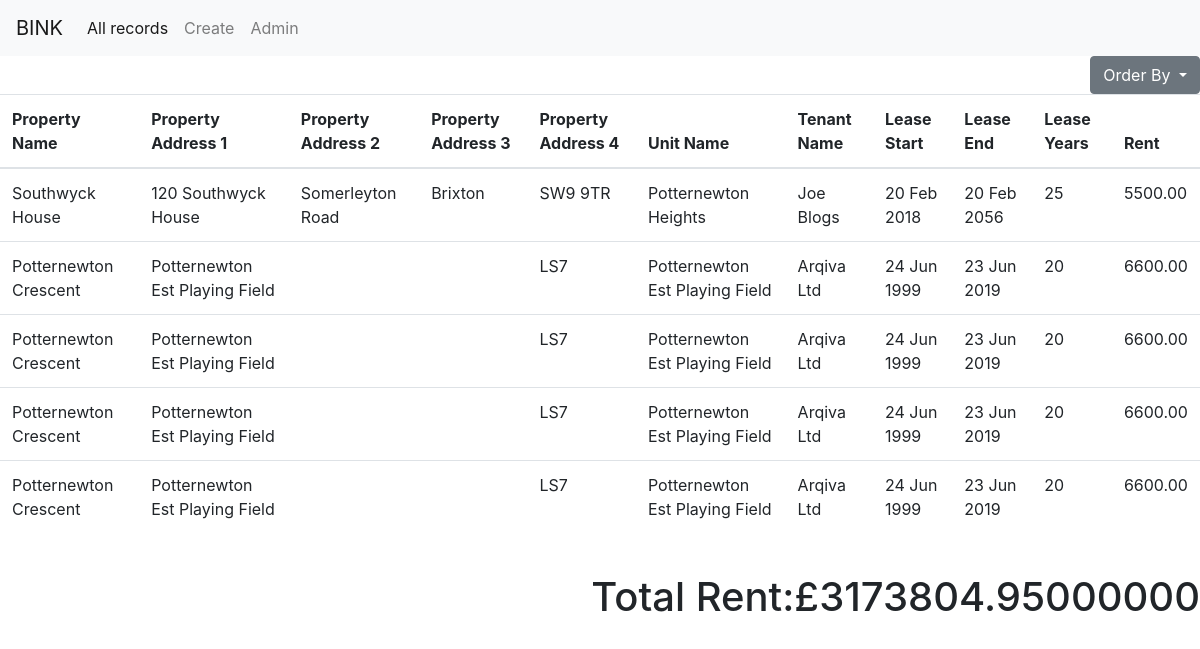
The page /mobile/ on the database as committed earlier.
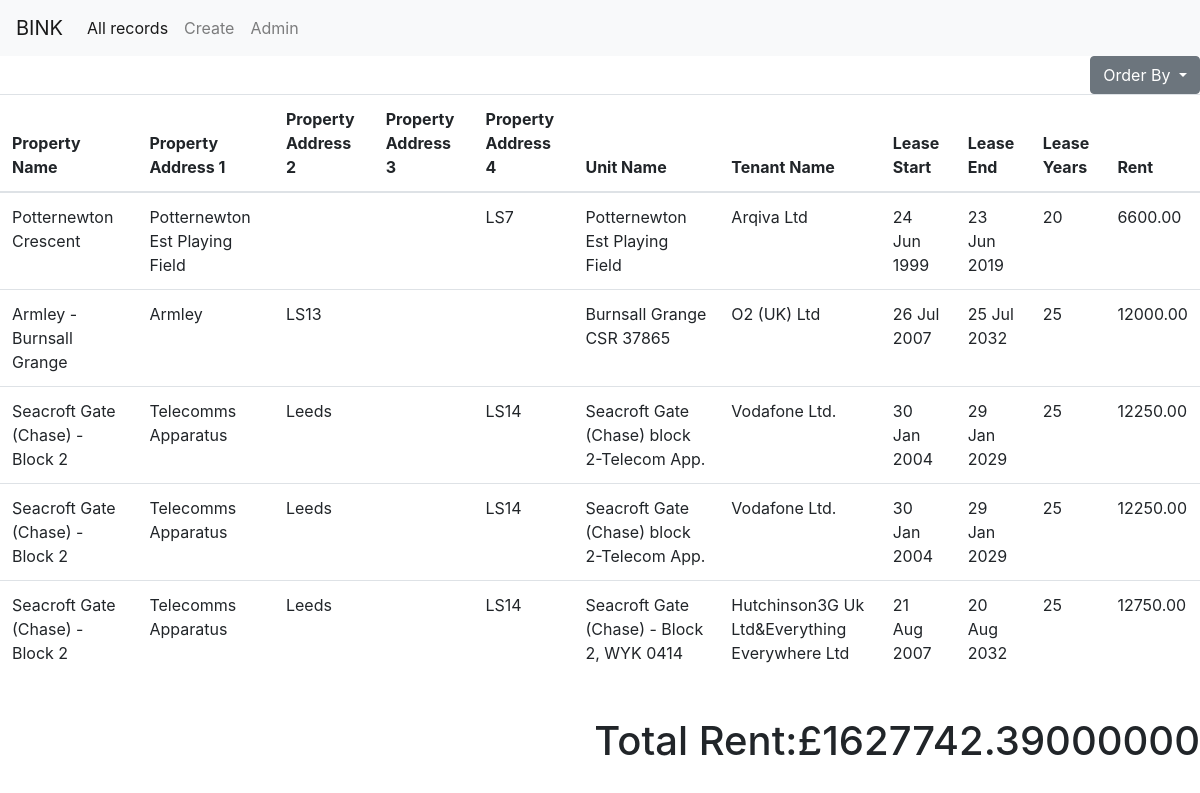
The same page on the database as committed later.
### mobile/models.py (models this page shows, shortened)
class Stats(models.Model):
    property_name = models.CharField(max_length=50)
    property_address1 = models.CharField(max_length=50)
    property_address2 = models.CharField(max_length=20)
    property_address3 = models.CharField(max_length=10)
    property_address4 = models.CharField(max_length=10)
    unit_name = models.CharField(max_length=260)
    tenant_name = models.CharField(max_length=150)
    lease_start = models.CharField(max_length=25)
    lease_end = models.CharField(max_length=25)
    lease_years = models.IntegerField()
    current_rent = models.DecimalField(max_digits=7, decimal_places=2)
    class Meta:
        ordering = ['current_rent']

### mobile/views.py (the view)
def stats_list(request):
    stats = Stats.objects.all()
    order = request.GET.get('order', 'current_rent')  # Set 'current_rent' as a default value
    stats = stats.order_by(order)
    total_rent = Stats.objects.all().aggregate(total=Sum('current_rent'))
    fieldname = 'tenant_name'
    num_masts = stats.values(fieldname).annotate(the_count=Count(fieldname))
    my_tenant_dict = {}
    for i in num_masts:
        my_tenant_dict[str(i['tenant_name'])] = i['the_count']
    print(str(my_tenant_dict))
    return render(request, 'mobile/stats_list.html', {
        'stats': stats[:5],
        'total_rent': total_rent['total']
    })

### mobile/templates/mobile/stats_list.html (shortened to what this page needs)
<!DOCTYPE html>
{%  extends "base.html" %}
{% block content %}
<div class="dropdown" align="right">
  <button class="btn btn-secondary dropdown-toggle" type="button" id="dropdownMenuButton" data-toggle="dropdown" aria-haspopup="true" aria-expanded="false">
    Order By
  </button>
</div>
<table id="myTable" class="table table-hover">
    <thead>
                <th>Property Name</th>
                <th>Property Address 1</th>
                <th>Property Address 2</th>
                <th>Property Address 3</th>
                <th>Property Address 4</th>
                <th>Unit Name</th>
                <th>Tenant Name</th>
                <th>Lease Start</th>
                <th>Lease End</th>
                <th>Lease Years</th>
                <th>Rent</th>
            </thead>
    {% for data in stats %}
            <tr>
                <td>{{data.property_name}}</td>
                <td>{{data.property_address1}}</td>
                <td>{{data.property_address2}}</td>
                <td>{{data.property_address3}}</td>
                <td>{{data.property_address4}}</td>
                <td>{{data.unit_name}}</td>
                <td>{{data.tenant_name}}</td>
                <td>{{data.lease_start}}</td>
                <td>{{data.lease_end}}</td>
                <td>{{data.lease_years}}</td>
                <td>{{data.current_rent}}</td>
            </tr>
    {% endfor %}
</table>
<br/><h1 align="right">Total Rent:£{{ total_rent }}</h1>
{% endblock %}

### templates/base.html (shortened to what this page needs)
<!DOCTYPE html>
{% load staticfiles %}
<html lang="en">
<head>
    <link rel="stylesheet" href="https://stackpath.bootstrapcdn.com/bootstrap/4.1.0/css/bootstrap.min.css">
</head>
<body>
<nav class="navbar navbar-expand-lg navbar-light bg-light">
  <a class="navbar-brand" href="#">BINK</a>
  <div class="collapse navbar-collapse" id="navbarNav">
    <ul class="navbar-nav">
      <li class="nav-item active">
        <a class="nav-link" href="{% url 'mobile:list' %}">All records <span class="sr-only">(current)</span></a>
      </li>
      <li class="nav-item">
        <a class="nav-link" href="{% url 'mobile:create' %}">Create</a>
      </li>
      <li class="nav-item">
        <a class="nav-link" href="{% url 'admin:index' %}">Admin</a>
      </li>
    </ul>
  </div>
</nav>
{% block content %}
{% endblock %}
</body>
</html>

Rows that differ between the two databases and show on the page:
removed Stats: property_name "Southwyck House", property_address1 "120 Southwyck House", property_address2 "Somerleyton Road", property_address3 "Brixton", property_address4 "SW9 9TR", unit_name "Potternewton Heights", tenant_name "Joe Blogs", lease_start "20 Feb 2018", lease_end "20 Feb 2056", lease_years "25", current_rent "5500.00"
removed Stats: property_name "Potternewton Crescent", property_address1 "Potternewton Est Playing Field", property_address4 "LS7", unit_name "Potternewton Est Playing Field", tenant_name "Arqiva Ltd", lease_start "24 Jun 1999", lease_end "23 Jun 2019", lease_years "20", current_rent "6600.00"
removed Stats: property_name "Potternewton Crescent", property_address1 "Potternewton Est Playing Field", property_address4 "LS7", unit_name "Potternewton Est Playing Field", tenant_name "Arqiva Ltd", lease_start "24 Jun 1999", lease_end "23 Jun 2019", lease_years "20", current_rent "6600.00"
removed Stats: property_name "Potternewton Crescent", property_address1 "Potternewton Est Playing Field", property_address4 "LS7", unit_name "Potternewton Est Playing Field", tenant_name "Arqiva Ltd", lease_start "24 Jun 1999", lease_end "23 Jun 2019", lease_years "20", current_rent "6600.00"
now on this page (row unchanged): Stats: property_name "Armley - Burnsall Grange", property_address1 "Armley", property_address2 "LS13", unit_name "Burnsall Grange CSR 37865", tenant_name "O2 (UK) Ltd", lease_start "26 Jul 2007", lease_end "25 Jul 2032", lease_years "25", current_rent "12000.00"
now on this page (row unchanged): Stats: property_name "Seacroft Gate (Chase) - Block 2", property_address1 "Telecomms Apparatus", property_address2 "Leeds", property_address4 "LS14", unit_name "Seacroft Gate (Chase) block 2-Telecom App.", tenant_name "Vodafone Ltd.", lease_start "30 Jan 2004", lease_end "29 Jan 2029", lease_years "25", current_rent "12250.00"
now on this page (row unchanged): Stats: property_name "Seacroft Gate (Chase) - Block 2", property_address1 "Telecomms Apparatus", property_address2 "Leeds", property_address4 "LS14", unit_name "Seacroft Gate (Chase) block 2-Telecom App.", tenant_name "Vodafone Ltd.", lease_start "30 Jan 2004", lease_end "29 Jan 2029", lease_years "25", current_rent "12250.00"
now on this page (row unchanged): Stats: property_name "Seacroft Gate (Chase) - Block 2", property_address1 "Telecomms Apparatus", property_address2 "Leeds", property_address4 "LS14", unit_name "Seacroft Gate (Chase) - Block 2, WYK 0414", tenant_name "Hutchinson3G Uk Ltd&Everything Everywhere Ltd", lease_start "21 Aug 2007", lease_end "20 Aug 2032", lease_years "25", current_rent "12750.00"
Other text that changed with them:
{{ total_rent }}: "3173804.95000000" → "1627742.39000000"
